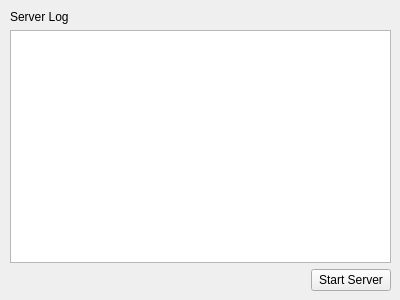
<?xml version="1.0" encoding="UTF-8"?>
<ui version="4.0">
 <class>StartWindow</class>
 <widget class="QWidget" name="StartWindow">
  <property name="geometry">
   <rect>
    <x>0</x>
    <y>0</y>
    <width>400</width>
    <height>300</height>
   </rect>
  </property>
  <property name="windowTitle">
   <string>StartWindow</string>
  </property>
  <widget class="QWidget" name="layoutWidget">
   <property name="geometry">
    <rect>
     <x>10</x>
     <y>10</y>
     <width>381</width>
     <height>281</height>
    </rect>
   </property>
   <layout class="QVBoxLayout" name="verticalLayout">
    <item>
     <widget class="QLabel" name="label">
      <property name="text">
       <string>Server Log</string>
      </property>
     </widget>
    </item>
    <item>
     <widget class="QPlainTextEdit" name="logEditor">
      <property name="readOnly">
       <bool>true</bool>
      </property>
     </widget>
    </item>
    <item>
     <layout class="QHBoxLayout" name="horizontalLayout">
      <item>
       <spacer name="horizontalSpacer">
        <property name="orientation">
         <enum>Qt::Horizontal</enum>
        </property>
        <property name="sizeHint" stdset="0">
         <size>
          <width>298</width>
          <height>20</height>
         </size>
        </property>
       </spacer>
      </item>
      <item>
       <widget class="QPushButton" name="startStopButton">
        <property name="text">
         <string>Start Server</string>
        </property>
       </widget>
      </item>
     </layout>
    </item>
   </layout>
  </widget>
 </widget>
 <resources/>
 <connections/>
</ui>
